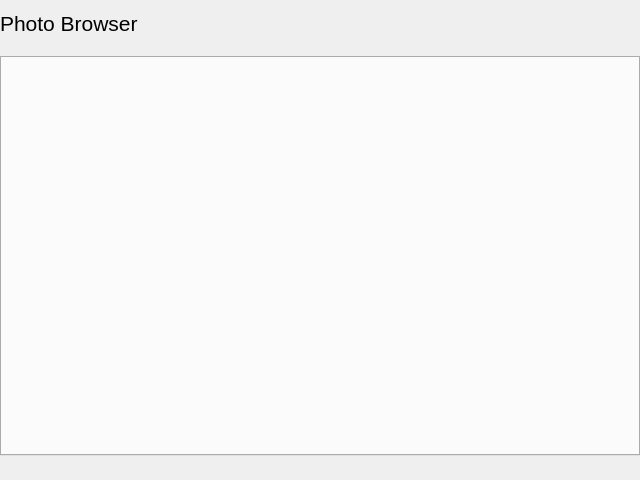
<?xml version="1.0" encoding="UTF-8"?>
<ui version="4.0">
 <class>QImageBrowser</class>
 <widget class="QWidget" name="QImageBrowser">
  <property name="geometry">
   <rect>
    <x>0</x>
    <y>0</y>
    <width>640</width>
    <height>480</height>
   </rect>
  </property>
  <property name="windowTitle">
   <string>QImageBrowser</string>
  </property>
  <layout class="QVBoxLayout" name="verticalLayout">
   <property name="leftMargin">
    <number>0</number>
   </property>
   <property name="rightMargin">
    <number>0</number>
   </property>
   <item>
    <widget class="QLabel" name="tiltlelabel">
     <property name="text">
      <string>&lt;html&gt;&lt;head/&gt;&lt;body&gt;&lt;p&gt;&lt;span style=&quot; font-size:16pt;&quot;&gt;        Photo Browser&lt;/span&gt;&lt;/p&gt;&lt;/body&gt;&lt;/html&gt;</string>
     </property>
    </widget>
   </item>
   <item>
    <spacer name="verticalSpacer">
     <property name="orientation">
      <enum>Qt::Vertical</enum>
     </property>
     <property name="sizeHint" stdset="0">
      <size>
       <width>20</width>
       <height>6</height>
      </size>
     </property>
    </spacer>
   </item>
   <item>
    <widget class="QTabWidget" name="tabWidget">
     <property name="minimumSize">
      <size>
       <width>0</width>
       <height>400</height>
      </size>
     </property>
     <property name="font">
      <font>
       <pointsize>8</pointsize>
      </font>
     </property>
     <property name="currentIndex">
      <number>-1</number>
     </property>
    </widget>
   </item>
   <item>
    <spacer name="verticalSpacer_2">
     <property name="orientation">
      <enum>Qt::Vertical</enum>
     </property>
     <property name="sizeHint" stdset="0">
      <size>
       <width>20</width>
       <height>7</height>
      </size>
     </property>
    </spacer>
   </item>
  </layout>
 </widget>
 <layoutdefault spacing="6" margin="11"/>
 <resources/>
 <connections/>
</ui>
